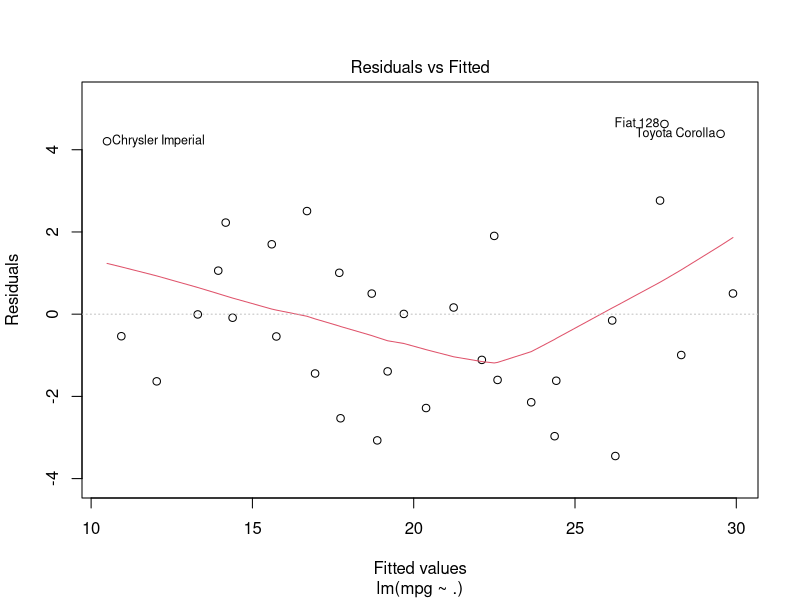
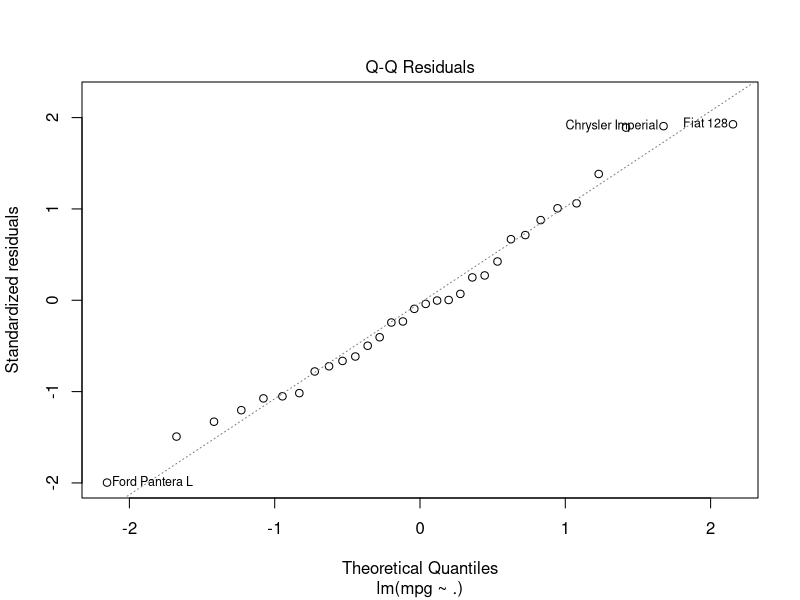
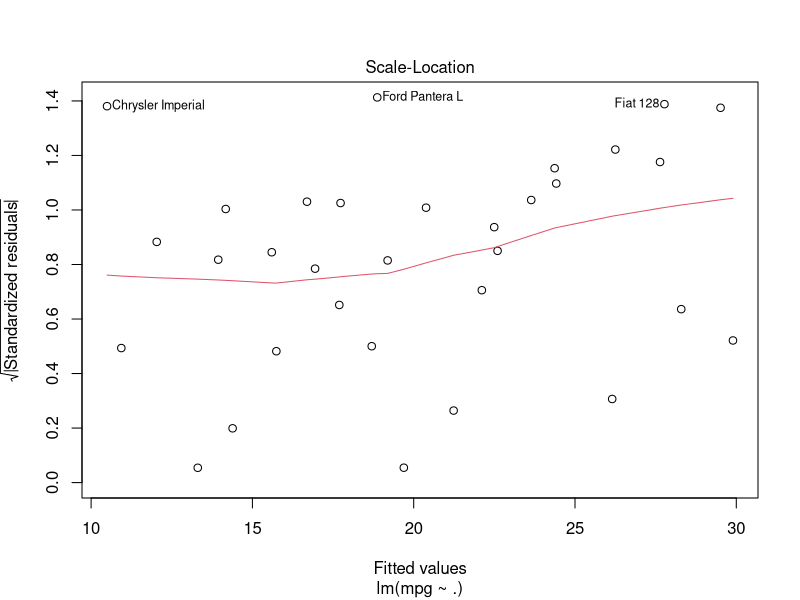
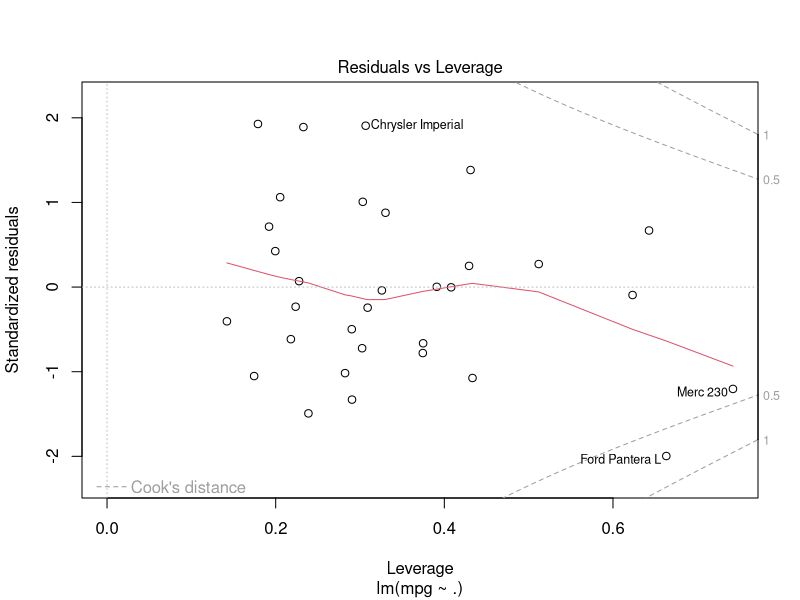
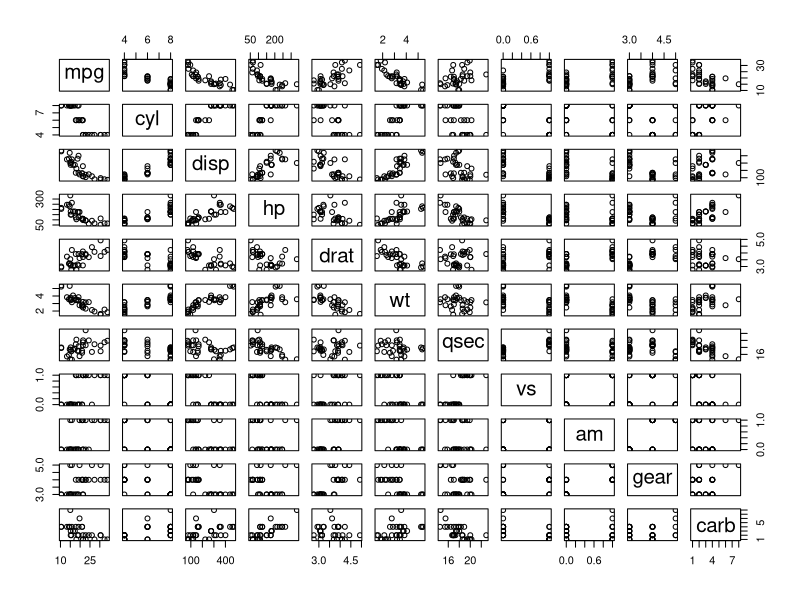

These figures' R source, in order:
## ---- chunk 1
lm_fit <- lm(mpg ~ ., mtcars)
plot(lm_fit)
## ---- chunk 2
plot(mtcars)
